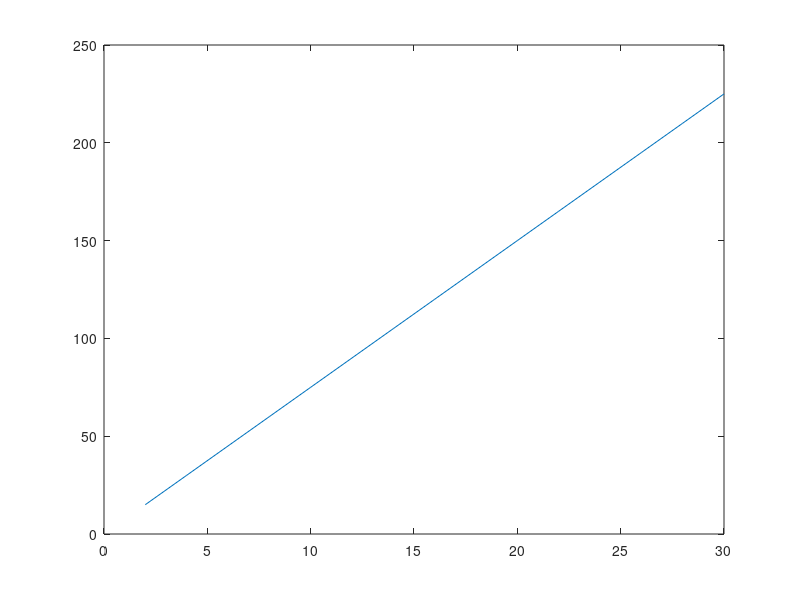

This chart was generated by the following MATLAB code: (Note: this script raises an error after producing the figure.)
t=0:0.01:0.98;                                          %Create a vector t from 0 to 0.98, step=0.01
y1=sin(2*pi*4*t);
plot(t,y1);                                             %Plot, x axis ->t and y axis ->y1
y2=cos(2*pi*4*t);
plot(t,y2);

plot(t,y1,'r');                                         %Plot, x axis ->t and y axis ->y1 and colour red,by default it will connect all the points and form a line
hold on;                                                %To plot new figure on top of the old one
grid on;                                                %display grids in the figure
plot(t,y2,'b');                                         %Plot, x axis ->t and y axis ->y2 and colour blue
hold off;                                               %hold off to overwrite the figure with next plot

%Some properties of plot function
x=linspace(2,30,15);
y=linspace(15,225,15);
plot(x,y,'-rx');                                        %plot (x,y) and mark all the points 'x',color red,linestyle '-'
plot(x,y,'rx');                                         %plot (x,y) and mark all the points 'x',color red, but no line is formed
plot(x,y,'rx','Markersize',10);                         %plot (x,y) and mark all the points 'x',color red, size of each marker is 10
plot(x,y,'rx','LineWidth',2);                           %plot (x,y) and mark all the points 'x',color red, width of each marker will increase means it will be bold
p=plot(x,y);                                            %Storing the result of plot function in a variable p
p.Marker='o';                                           %each point will be marked as 'o', it can also be 'x','*' etc
p.LineStyle='none';                                     %there will be no line formed from the plotting, style can also be '-','--',':' etc
p.LineWidth=2;                                          %Same like line 18, width will be increased

%Some other functionalities
xlabel('Time');                                         %To label the x-axis as 'Time'
ylabel('Value');                                        %To label the y-axis as 'Value'
legend('sin','cos');                                    %A descriptive label to describe plotted data, in this case red is 'sin' and blue is 'cos'
title('My figure');                                     %Set a title of the figure
axis([0.5 1 -1 1]);                                     %Sets the x-range and y-range of the figure, here x-range is from 0.5 to 1 and y is -1 to 1

figure(2);plot(t,y1);                                   %Open a new figure and plot in that
figure(3);plot(t,y2);                                   %Open a new figure and plot in that

figure(4);
subplot(1,2,1);plot(t,tan(2*pi*4*t));                   %Sub divide the plot into a 1/2 grid and plot in 1st sub-plot
subplot(1,2,2);plot(t,tan(pi*4*t));                     %Sub divide the plot into a 1/2 grid and plot in 2nd sub-plot
clf;                                                    %Clear the figure drawn ,but keep the figure tab open
close;                                                  %Close the last figure

close all;                                              %Close all figures


%Some basics of 3-D plotting
t = 0:pi/50:10*pi;
st = sin(t);
ct = cos(t);

figure
plot3(st,ct,t)                                          %function for 3-D plotting





